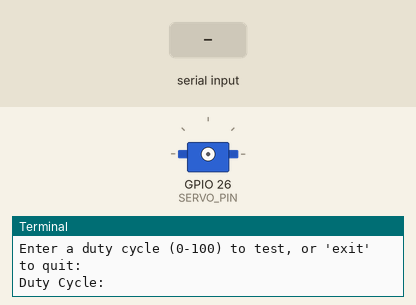
A program run on a simulated Raspberry Pi (BCM pin numbers). Shown: servo, the last lines printed to the terminal. The inputs (shaded band) are chosen by the test bench. Servo angles are drawn from the pulse width (0.5 ms = 0°, 2.5 ms = 180°).

Above: at 1.2 s.
1.3 s: "5" typed at the terminal, then Enter
2.8 s: "90" typed at the terminal, then Enter
At 4.1 s:
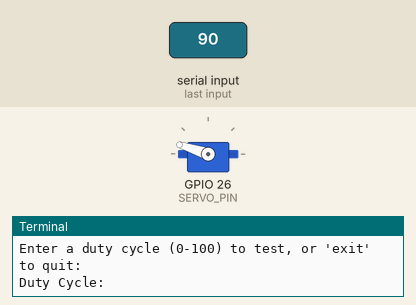
Timing chart, 0 to 5.8 s (numbered marks = the images above; inputs shaded):
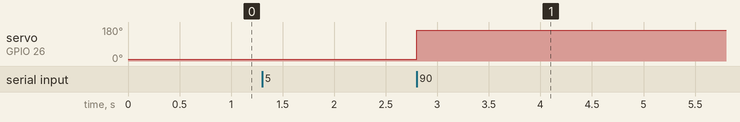

Measured:
- after the input at 2.8 s, servo on GPIO 26 (SERVO_PIN): 9° → 162° at once

The program:

findPwmSteerPIGPIO.py
```python
import pigpio
import time

# GPIO Pin Configuration
SERVO_PIN = 26  # BCM numbering

# Servo pulse width range (microseconds)
MIN_PW = 500     # Typically 500μs = full left
MAX_PW = 2500    # Typically 2500μs = full right

# Connect to pigpio daemon
pi = pigpio.pi()
if not pi.connected:
    print("Failed to connect to pigpio daemon. Is it running?")
    exit(1)

# Function to convert duty cycle % (0-100) to pulse width (μs)
def duty_to_pulsewidth(duty_percent):
    return int(500 + (duty_percent / 100.0) * 2000)

# Function to test duty cycle
def set_duty_cycle(duty_cycle):
    pulsewidth = duty_to_pulsewidth(duty_cycle)
    pi.set_servo_pulsewidth(SERVO_PIN, pulsewidth)
    print(f"Testing Duty Cycle: {duty_cycle:.2f}% (Pulse Width: {pulsewidth}μs)")
    time.sleep(1)
    pi.set_servo_pulsewidth(SERVO_PIN, 0)  # Stop signal to prevent jitter

try:
    while True:
        print("\nEnter a duty cycle (0-100) to test, or 'exit' to quit:")
        user_input = input("Duty Cycle: ")

        if user_input.lower() == "exit":
            break

        try:
            duty_cycle = float(user_input)
            if 0 <= duty_cycle <= 100:
                set_duty_cycle(duty_cycle)
            else:
                print("Invalid input! Enter a value between 0 and 100.")
        except ValueError:
            print("Invalid input! Please enter a number.")

except KeyboardInterrupt:
    print("\nExiting...")

finally:
    pi.set_servo_pulsewidth(SERVO_PIN, 0)  # Always stop the servo
    pi.stop()
```
